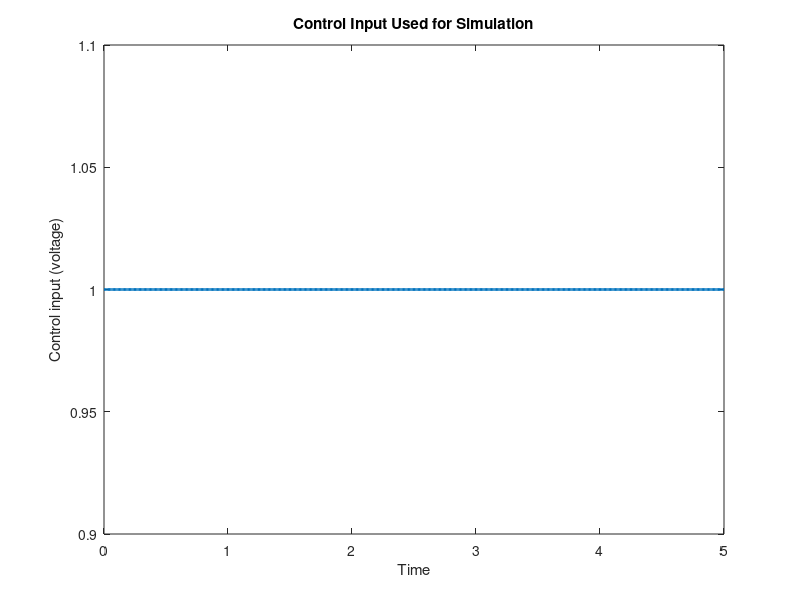
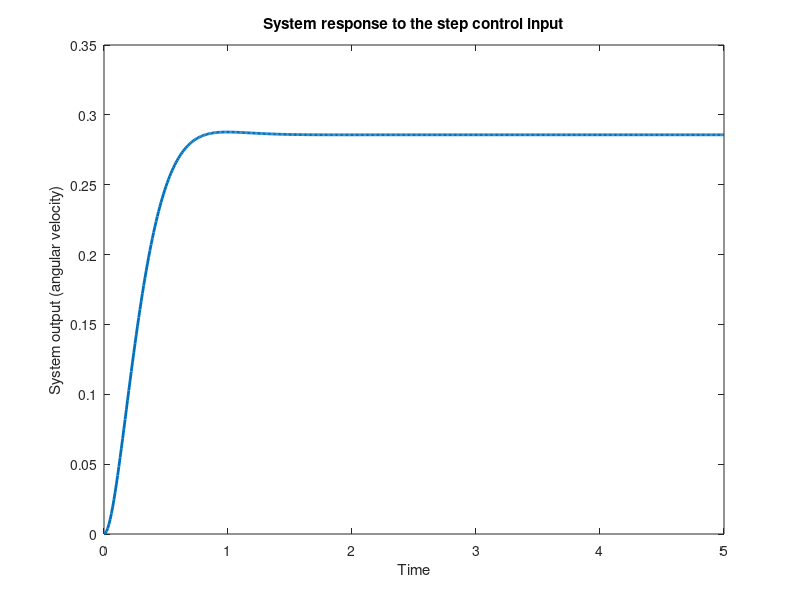
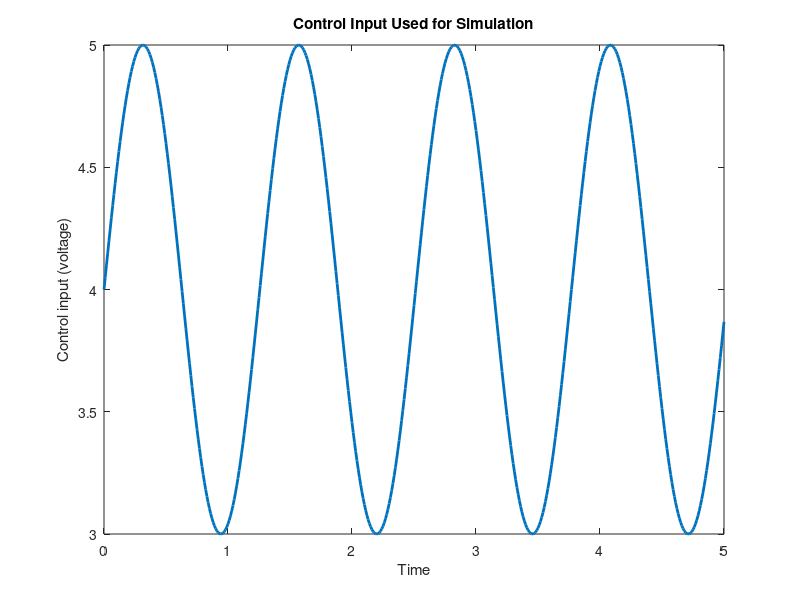
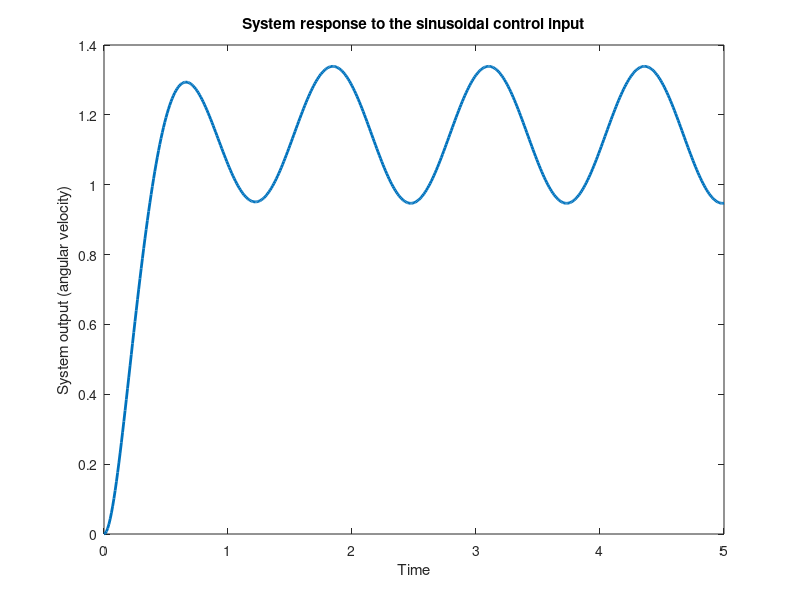

MATLAB code for these plots, in order:
close all;
clear all;
clc;
 
 
% define the constants
J=0.1
b=0.5
Kt=1
L=1
R=5
Ke=1
L=1
 
% define the system matrices
A=[0 1 0; 0 -b/J Kt/J; 0 -Ke/L -R/L]
B=[0; 0; 1/L]
W=[0; -1/J; 0]
C=[0 1 0]
 
% combine the control input and disturbance matrices in a single matrix
Btotal=[B W]
 
% define the state-space model
sys = ss(A,Btotal,C,[])
 
% discretization constant
dt = 0.01;
% final simulation time
Tfinal= 5;
% discretized time
discretization_time = 0:dt:Tfinal;
%%%%%%%%%%%%%%%%%%%%%%%%%%%%%%%%%%%%%%%%%%%%%%%%%%%%%%%%%%%%%%%%%%%%%%%%%%%
% system response to the step control input 
%%%%%%%%%%%%%%%%%%%%%%%%%%%%%%%%%%%%%%%%%%%%%%%%%%%%%%%%%%%%%%%%%%%%%%%%%%%
 
% control input
figure(1)
control_step = ones(size(discretization_time))';
plot(discretization_time,control_step,'LineWidth',2)
xlabel('Time')
ylabel('Control input (voltage)')
title('Control Input Used for Simulation')
 
% disturbance 
disturbance = zeros(size(discretization_time))';
 
% control input and disturbance
U_step=[control_step, disturbance];
 
% simulate the system
Ycontrol_step=lsim(sys,U_step,discretization_time);
 
% plot the system output 
figure(2)
plot(discretization_time,Ycontrol_step,'LineWidth',2)
xlabel('Time')
ylabel('System output (angular velocity)')
title('System response to the step control input')
%%%%%%%%%%%%%%%%%%%%%%%%%%%%%%%%%%%%%%%%%%%%%%%%%%%%%%%%%%%%%%%%%%%%%%%%%%%
% system response to the sinusoidal control input 
%%%%%%%%%%%%%%%%%%%%%%%%%%%%%%%%%%%%%%%%%%%%%%%%%%%%%%%%%%%%%%%%%%%%%%%%%%%
 
% control input
figure(3)
control_sin = (4+sin(5*discretization_time))';
plot(discretization_time,control_sin,'LineWidth',2)
xlabel('Time')
ylabel('Control input (voltage)')
title('Control Input Used for Simulation')
 
% disturbance 
disturbance = zeros(size(discretization_time))';
 
% control input and disturbance
U_sin=[control_sin, disturbance];
 
% simulate the system
Ycontrol_sin=lsim(sys,U_sin,discretization_time);
 
% plot the system output 
figure(4)
plot(discretization_time,Ycontrol_sin,'LineWidth',2)
xlabel('Time')
ylabel('System output (angular velocity)')
title('System response to the sinusoidal control input')
%%%%%%%%%%%%%%%%%%%%%%%%%%%%%%%%%%%%%%%%%%%%%%%%%%%%%%%%%%%%%%%%%%%%%%%%%%%
% system response to non zero inital conditions
%%%%%%%%%%%%%%%%%%%%%%%%%%%%%%%%%%%%%%%%%%%%%%%%%%%%%%%%%%%%%%%%%%%%%%%%%%%
X0=[1; 1; 1];
Yinitial=initial(sys,X0,discretization_time);
% plot the system output 
figure(5)
plot(discretization_time,Yinitial,'LineWidth',2)
xlabel('Time')
ylabel('System output (angular velocity)')
title('System response to the initial condition')
